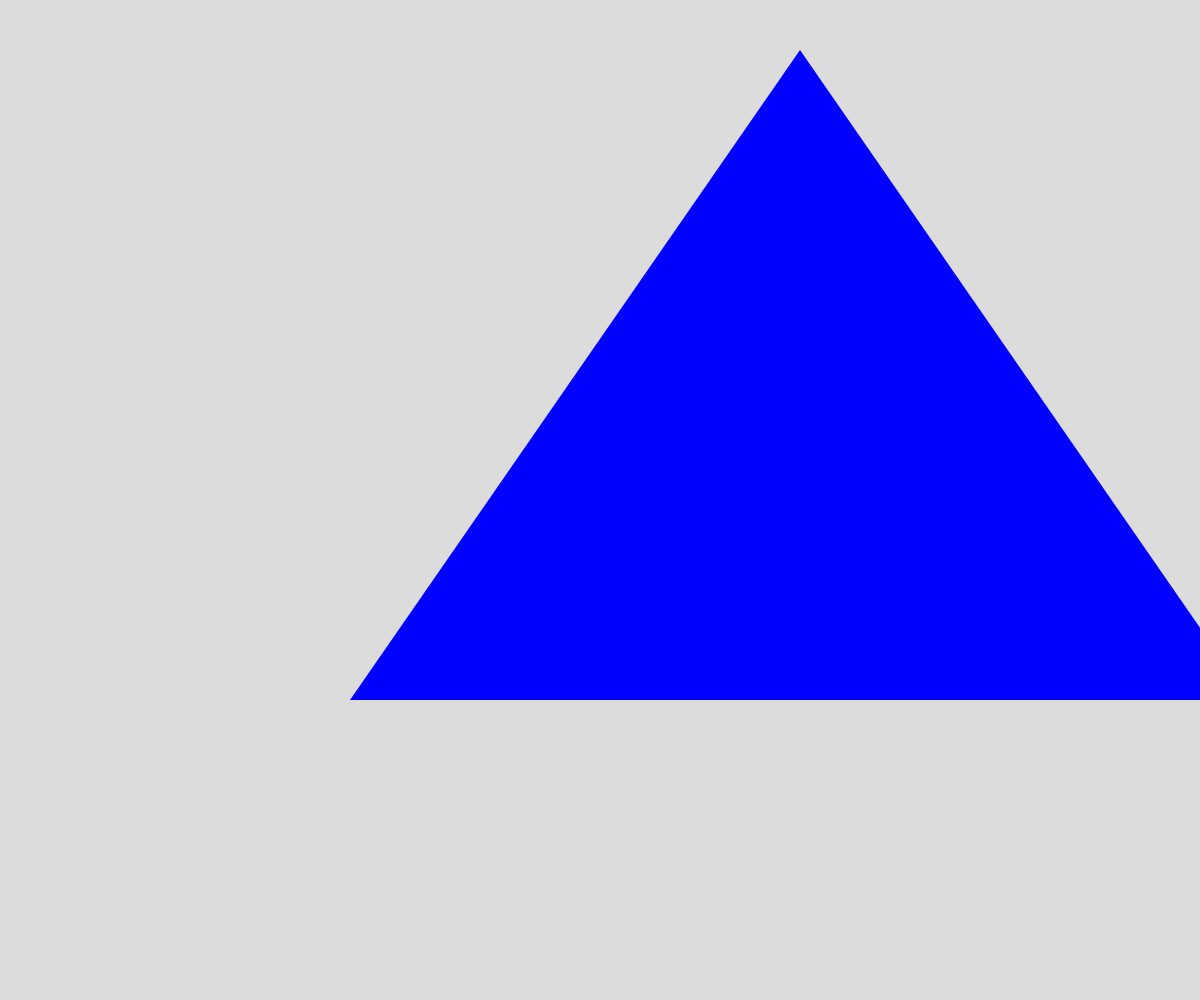
Frame 1 (no input)
Frame 60 (no input): identical to frame 1, image omitted
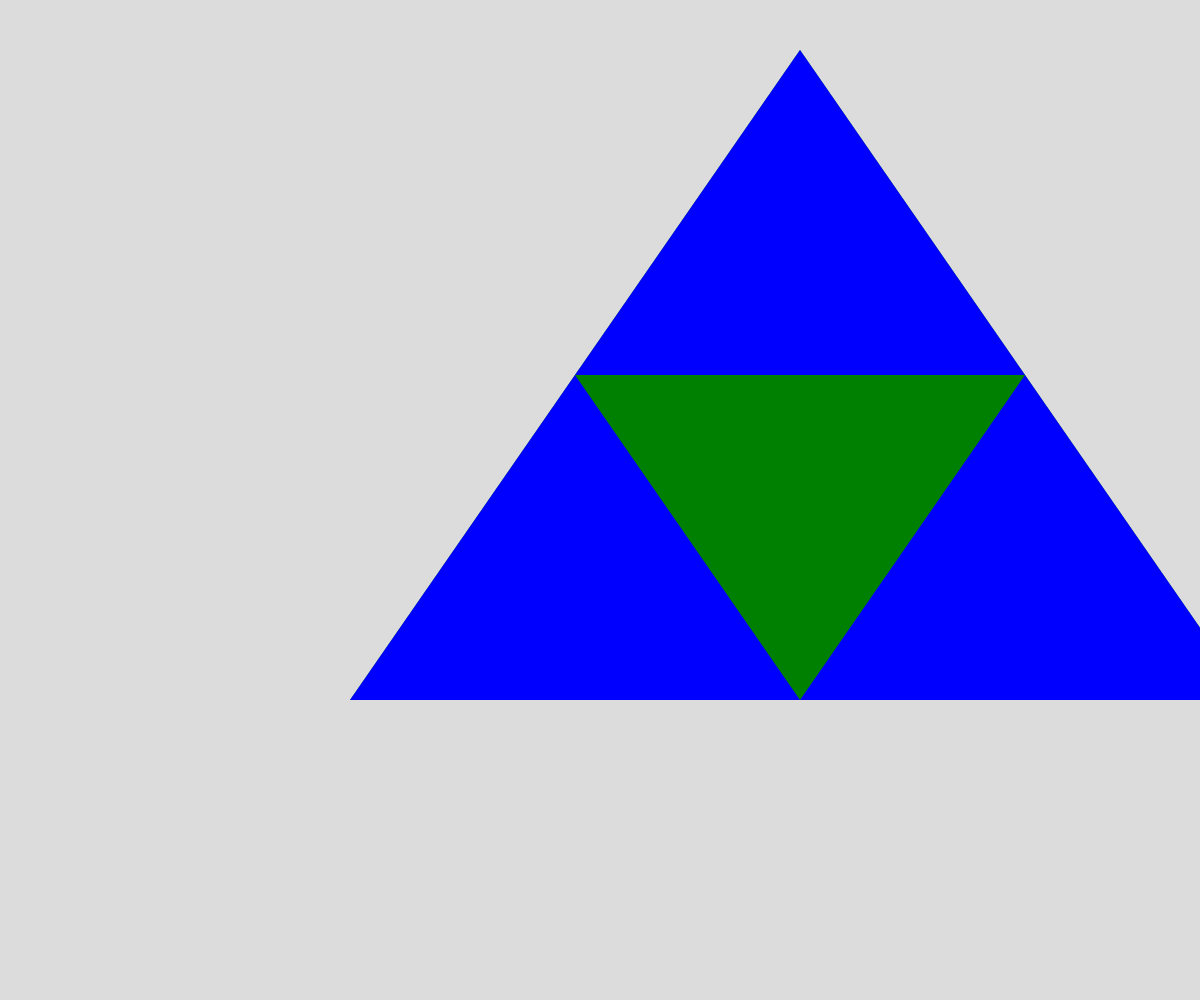
Frame 120 (the mouse pressed at the canvas centre since frame 60)

The p5.js sketch that drew these frames (run headless with seeded random() and noise() and a simulated clock; from frame 60 on, the mouse is pressed at the canvas centre):

// p5.js sketch
// ── sketch.js
// sierpinski triangle
//recursion demo
//Avery Walker


let initialTriangle = [
  {x:800, y: 50},
  {x: 350, y: 700},
  {x: 1250, y: 700}
];
let theDepth = 0;

let theColours = ["blue", "green", "red", "grey", "black", "white", "purple", "pink" ];

function setup() {
  createCanvas(windowWidth, windowHeight);
}

function draw() {
  background(220);

  noStroke();
  recursiveTriangle(initialTriangle, theDepth);
}

function mousePressed() {
  if (theDepth < 7) {
    theDepth++;
  }
}

function recursiveTriangle(points, depth) {

  fill(theColours[depth]);
  triangle(points[0].x, points[0].y, points[1].x, points[1].y, points[2].x, points[2].y);

  //exit clause
  if (depth > 0) {
  //draw upper triangle
    recursiveTriangle([points[0], 
      midpoint(points[0], points[1]),
      midpoint(points[0], points[2])],
    depth-1 );

    //draw left triangle
    recursiveTriangle([points[1], 
      midpoint(points[0], points[1]),
      midpoint(points[1], points[2])],
    depth-1 );

      
    //draw right triangle
    recursiveTriangle([points[2], 
      midpoint(points[0], points[2]),
      midpoint(points[1], points[2])],
    depth-1 );
  }
}

function midpoint(point1, point2) {
  let midX = (point1.x + point2.x)/2;
  let midY = (point1.y + point2.y)/2;
  return {x: midX, y: midY};
}
